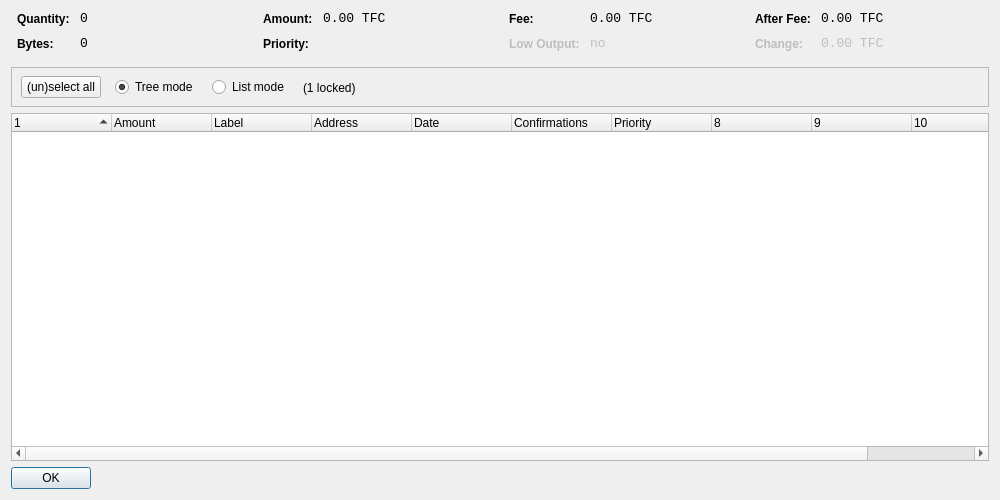
<?xml version="1.0" encoding="UTF-8"?>
<ui version="4.0">
 <class>CoinControlDialog</class>
 <widget class="QDialog" name="CoinControlDialog">
  <property name="geometry">
   <rect>
    <x>0</x>
    <y>0</y>
    <width>1000</width>
    <height>500</height>
   </rect>
  </property>
  <property name="windowTitle">
   <string>Coin Control</string>
  </property>
  <layout class="QVBoxLayout" name="verticalLayout">
   <item>
    <layout class="QHBoxLayout" name="horizontalLayoutTop" stretch="0,0,0,0">
     <property name="topMargin">
      <number>0</number>
     </property>
     <property name="bottomMargin">
      <number>10</number>
     </property>
     <item>
      <layout class="QFormLayout" name="formLayoutCoinControl1">
       <property name="horizontalSpacing">
        <number>10</number>
       </property>
       <property name="verticalSpacing">
        <number>10</number>
       </property>
       <property name="leftMargin">
        <number>6</number>
       </property>
       <property name="rightMargin">
        <number>6</number>
       </property>
       <item row="0" column="0">
        <widget class="QLabel" name="labelCoinControlQuantityText">
         <property name="styleSheet">
          <string notr="true">font-weight:bold;</string>
         </property>
         <property name="text">
          <string>Quantity:</string>
         </property>
        </widget>
       </item>
       <item row="0" column="1">
        <widget class="QLabel" name="labelCoinControlQuantity">
         <property name="font">
          <font>
           <family>Monospace</family>
           <pointsize>10</pointsize>
          </font>
         </property>
         <property name="cursor">
          <cursorShape>IBeamCursor</cursorShape>
         </property>
         <property name="contextMenuPolicy">
          <enum>Qt::ActionsContextMenu</enum>
         </property>
         <property name="text">
          <string notr="true">0</string>
         </property>
         <property name="textInteractionFlags">
          <set>Qt::LinksAccessibleByMouse|Qt::TextSelectableByKeyboard|Qt::TextSelectableByMouse</set>
         </property>
        </widget>
       </item>
       <item row="1" column="0">
        <widget class="QLabel" name="labelCoinControlBytesText">
         <property name="styleSheet">
          <string notr="true">font-weight:bold;</string>
         </property>
         <property name="text">
          <string>Bytes:</string>
         </property>
        </widget>
       </item>
       <item row="1" column="1">
        <widget class="QLabel" name="labelCoinControlBytes">
         <property name="font">
          <font>
           <family>Monospace</family>
           <pointsize>10</pointsize>
          </font>
         </property>
         <property name="cursor">
          <cursorShape>IBeamCursor</cursorShape>
         </property>
         <property name="contextMenuPolicy">
          <enum>Qt::ActionsContextMenu</enum>
         </property>
         <property name="text">
          <string notr="true">0</string>
         </property>
         <property name="textInteractionFlags">
          <set>Qt::LinksAccessibleByMouse|Qt::TextSelectableByKeyboard|Qt::TextSelectableByMouse</set>
         </property>
        </widget>
       </item>
      </layout>
     </item>
     <item>
      <layout class="QFormLayout" name="formLayoutCoinControl2">
       <property name="horizontalSpacing">
        <number>10</number>
       </property>
       <property name="verticalSpacing">
        <number>10</number>
       </property>
       <property name="leftMargin">
        <number>6</number>
       </property>
       <property name="rightMargin">
        <number>6</number>
       </property>
       <item row="0" column="0">
        <widget class="QLabel" name="labelCoinControlAmountText">
         <property name="styleSheet">
          <string notr="true">font-weight:bold;</string>
         </property>
         <property name="text">
          <string>Amount:</string>
         </property>
        </widget>
       </item>
       <item row="0" column="1">
        <widget class="QLabel" name="labelCoinControlAmount">
         <property name="font">
          <font>
           <family>Monospace</family>
           <pointsize>10</pointsize>
          </font>
         </property>
         <property name="cursor">
          <cursorShape>IBeamCursor</cursorShape>
         </property>
         <property name="contextMenuPolicy">
          <enum>Qt::ActionsContextMenu</enum>
         </property>
         <property name="text">
          <string notr="true">0.00 TFC</string>
         </property>
         <property name="textInteractionFlags">
          <set>Qt::LinksAccessibleByMouse|Qt::TextSelectableByKeyboard|Qt::TextSelectableByMouse</set>
         </property>
        </widget>
       </item>
       <item row="1" column="0">
        <widget class="QLabel" name="labelCoinControlPriorityText">
         <property name="styleSheet">
          <string notr="true">font-weight:bold;</string>
         </property>
         <property name="text">
          <string>Priority:</string>
         </property>
        </widget>
       </item>
       <item row="1" column="1">
        <widget class="QLabel" name="labelCoinControlPriority">
         <property name="font">
          <font>
           <family>Monospace</family>
           <pointsize>10</pointsize>
          </font>
         </property>
         <property name="cursor">
          <cursorShape>IBeamCursor</cursorShape>
         </property>
         <property name="contextMenuPolicy">
          <enum>Qt::ActionsContextMenu</enum>
         </property>
         <property name="text">
          <string/>
         </property>
         <property name="textInteractionFlags">
          <set>Qt::LinksAccessibleByMouse|Qt::TextSelectableByKeyboard|Qt::TextSelectableByMouse</set>
         </property>
        </widget>
       </item>
      </layout>
     </item>
     <item>
      <layout class="QFormLayout" name="formLayoutCoinControl3">
       <property name="horizontalSpacing">
        <number>10</number>
       </property>
       <property name="verticalSpacing">
        <number>10</number>
       </property>
       <property name="leftMargin">
        <number>6</number>
       </property>
       <property name="rightMargin">
        <number>6</number>
       </property>
       <item row="0" column="0">
        <widget class="QLabel" name="labelCoinControlFeeText">
         <property name="styleSheet">
          <string notr="true">font-weight:bold;</string>
         </property>
         <property name="text">
          <string>Fee:</string>
         </property>
        </widget>
       </item>
       <item row="0" column="1">
        <widget class="QLabel" name="labelCoinControlFee">
         <property name="font">
          <font>
           <family>Monospace</family>
           <pointsize>10</pointsize>
          </font>
         </property>
         <property name="cursor">
          <cursorShape>IBeamCursor</cursorShape>
         </property>
         <property name="contextMenuPolicy">
          <enum>Qt::ActionsContextMenu</enum>
         </property>
         <property name="text">
          <string notr="true">0.00 TFC</string>
         </property>
         <property name="textInteractionFlags">
          <set>Qt::LinksAccessibleByMouse|Qt::TextSelectableByKeyboard|Qt::TextSelectableByMouse</set>
         </property>
        </widget>
       </item>
       <item row="1" column="0">
        <widget class="QLabel" name="labelCoinControlLowOutputText">
         <property name="enabled">
          <bool>false</bool>
         </property>
         <property name="styleSheet">
          <string notr="true">font-weight:bold;</string>
         </property>
         <property name="text">
          <string>Low Output:</string>
         </property>
        </widget>
       </item>
       <item row="1" column="1">
        <widget class="QLabel" name="labelCoinControlLowOutput">
         <property name="enabled">
          <bool>false</bool>
         </property>
         <property name="font">
          <font>
           <family>Monospace</family>
           <pointsize>10</pointsize>
          </font>
         </property>
         <property name="cursor">
          <cursorShape>IBeamCursor</cursorShape>
         </property>
         <property name="contextMenuPolicy">
          <enum>Qt::ActionsContextMenu</enum>
         </property>
         <property name="text">
          <string>no</string>
         </property>
         <property name="textInteractionFlags">
          <set>Qt::LinksAccessibleByMouse|Qt::TextSelectableByKeyboard|Qt::TextSelectableByMouse</set>
         </property>
        </widget>
       </item>
      </layout>
     </item>
     <item>
      <layout class="QFormLayout" name="formLayoutCoinControl4">
       <property name="horizontalSpacing">
        <number>10</number>
       </property>
       <property name="verticalSpacing">
        <number>10</number>
       </property>
       <property name="leftMargin">
        <number>6</number>
       </property>
       <property name="rightMargin">
        <number>6</number>
       </property>
       <item row="0" column="0">
        <widget class="QLabel" name="labelCoinControlAfterFeeText">
         <property name="styleSheet">
          <string notr="true">font-weight:bold;</string>
         </property>
         <property name="text">
          <string>After Fee:</string>
         </property>
        </widget>
       </item>
       <item row="0" column="1">
        <widget class="QLabel" name="labelCoinControlAfterFee">
         <property name="font">
          <font>
           <family>Monospace</family>
           <pointsize>10</pointsize>
          </font>
         </property>
         <property name="cursor">
          <cursorShape>IBeamCursor</cursorShape>
         </property>
         <property name="contextMenuPolicy">
          <enum>Qt::ActionsContextMenu</enum>
         </property>
         <property name="text">
          <string notr="true">0.00 TFC</string>
         </property>
         <property name="textInteractionFlags">
          <set>Qt::LinksAccessibleByMouse|Qt::TextSelectableByKeyboard|Qt::TextSelectableByMouse</set>
         </property>
        </widget>
       </item>
       <item row="1" column="0">
        <widget class="QLabel" name="labelCoinControlChangeText">
         <property name="enabled">
          <bool>false</bool>
         </property>
         <property name="styleSheet">
          <string notr="true">font-weight:bold;</string>
         </property>
         <property name="text">
          <string>Change:</string>
         </property>
        </widget>
       </item>
       <item row="1" column="1">
        <widget class="QLabel" name="labelCoinControlChange">
         <property name="enabled">
          <bool>false</bool>
         </property>
         <property name="font">
          <font>
           <family>Monospace</family>
           <pointsize>10</pointsize>
          </font>
         </property>
         <property name="cursor">
          <cursorShape>IBeamCursor</cursorShape>
         </property>
         <property name="contextMenuPolicy">
          <enum>Qt::ActionsContextMenu</enum>
         </property>
         <property name="text">
          <string notr="true">0.00 TFC</string>
         </property>
         <property name="textInteractionFlags">
          <set>Qt::LinksAccessibleByMouse|Qt::TextSelectableByKeyboard|Qt::TextSelectableByMouse</set>
         </property>
        </widget>
       </item>
      </layout>
     </item>
    </layout>
   </item>
   <item>
    <widget class="QFrame" name="frame">
     <property name="minimumSize">
      <size>
       <width>0</width>
       <height>40</height>
      </size>
     </property>
     <property name="frameShape">
      <enum>QFrame::StyledPanel</enum>
     </property>
     <property name="frameShadow">
      <enum>QFrame::Sunken</enum>
     </property>
     <widget class="QWidget" name="horizontalLayoutWidget">
      <property name="geometry">
       <rect>
        <x>10</x>
        <y>0</y>
        <width>781</width>
        <height>41</height>
       </rect>
      </property>
      <layout class="QHBoxLayout" name="horizontalLayoutPanel" stretch="0,0,0,0,0">
       <property name="spacing">
        <number>14</number>
       </property>
       <item>
        <widget class="QPushButton" name="pushButtonSelectAll">
         <property name="sizePolicy">
          <sizepolicy hsizetype="Maximum" vsizetype="Fixed">
           <horstretch>0</horstretch>
           <verstretch>0</verstretch>
          </sizepolicy>
         </property>
         <property name="text">
          <string>(un)select all</string>
         </property>
        </widget>
       </item>
       <item>
        <widget class="QRadioButton" name="radioTreeMode">
         <property name="sizePolicy">
          <sizepolicy hsizetype="Maximum" vsizetype="Fixed">
           <horstretch>0</horstretch>
           <verstretch>0</verstretch>
          </sizepolicy>
         </property>
         <property name="text">
          <string>Tree mode</string>
         </property>
         <property name="checked">
          <bool>true</bool>
         </property>
        </widget>
       </item>
       <item>
        <widget class="QRadioButton" name="radioListMode">
         <property name="sizePolicy">
          <sizepolicy hsizetype="Maximum" vsizetype="Fixed">
           <horstretch>0</horstretch>
           <verstretch>0</verstretch>
          </sizepolicy>
         </property>
         <property name="text">
          <string>List mode</string>
         </property>
        </widget>
       </item>
       <item>
        <widget class="QLabel" name="labelLocked">
         <property name="text">
          <string>(1 locked)</string>
         </property>
        </widget>
       </item>
       <item>
        <spacer name="horizontalSpacer">
         <property name="orientation">
          <enum>Qt::Horizontal</enum>
         </property>
         <property name="sizeHint" stdset="0">
          <size>
           <width>40</width>
           <height>20</height>
          </size>
         </property>
        </spacer>
       </item>
      </layout>
     </widget>
    </widget>
   </item>
   <item>
    <widget class="CoinControlTreeWidget" name="treeWidget">
     <property name="contextMenuPolicy">
      <enum>Qt::CustomContextMenu</enum>
     </property>
     <property name="sortingEnabled">
      <bool>false</bool>
     </property>
     <property name="columnCount">
      <number>11</number>
     </property>
     <attribute name="headerShowSortIndicator" stdset="0">
      <bool>true</bool>
     </attribute>
     <attribute name="headerStretchLastSection">
      <bool>false</bool>
     </attribute>
     <column>
      <property name="text">
       <string/>
      </property>
     </column>
     <column>
      <property name="text">
       <string>Amount</string>
      </property>
     </column>
     <column>
      <property name="text">
       <string>Label</string>
      </property>
     </column>
     <column>
      <property name="text">
       <string>Address</string>
      </property>
     </column>
     <column>
      <property name="text">
       <string>Date</string>
      </property>
     </column>
     <column>
      <property name="text">
       <string>Confirmations</string>
      </property>
      <property name="toolTip">
       <string>Confirmed</string>
      </property>
     </column>
     <column>
      <property name="text">
       <string>Priority</string>
      </property>
     </column>
     <column>
      <property name="text">
       <string/>
      </property>
     </column>
     <column>
      <property name="text">
       <string/>
      </property>
     </column>
     <column>
      <property name="text">
       <string/>
      </property>
     </column>
     <column>
      <property name="text">
       <string/>
      </property>
     </column>
    </widget>
   </item>
   <item>
    <widget class="QDialogButtonBox" name="buttonBox">
     <property name="sizePolicy">
      <sizepolicy hsizetype="Maximum" vsizetype="Fixed">
       <horstretch>0</horstretch>
       <verstretch>0</verstretch>
      </sizepolicy>
     </property>
     <property name="orientation">
      <enum>Qt::Horizontal</enum>
     </property>
     <property name="standardButtons">
      <set>QDialogButtonBox::Ok</set>
     </property>
    </widget>
   </item>
  </layout>
 </widget>
 <customwidgets>
  <customwidget>
   <class>CoinControlTreeWidget</class>
   <extends>QTreeWidget</extends>
   <header>coincontroltreewidget.h</header>
  </customwidget>
 </customwidgets>
 <resources/>
 <connections/>
</ui>
